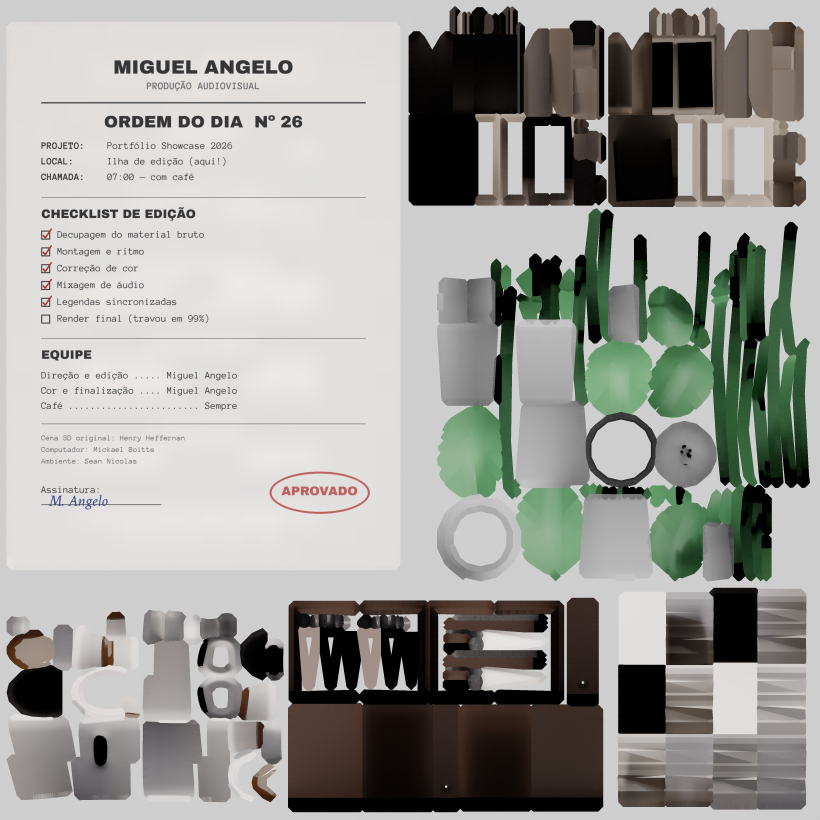
#> input picture cena3d/models/Decor/baked_decor_v2.jpg, 4096 x 4096 px (shown at 1/5 size)
$ python folha.py ../cena3d/models/Decor/baked_decor_v2.jpg ../cena3d/models/Decor/baked_decor_v2.jpg
#> lines starting #> are read from the running program, lines starting #| are printed output that depends on the picture
"""Redesenha a folha de papel em cima da mesa (textura baked_decor) como uma
"Ordem do Dia" de produção, mantendo a sombra/iluminação pintada do papel."""
import sys
from PIL import Image, ImageDraw, ImageFilter, ImageFont

ENTRADA, SAIDA = sys.argv[1], sys.argv[2]
G = '/usr/share/fonts/truetype/google-fonts/ofl/'
MONO = G + 'anonymouspro/AnonymousPro-Regular.ttf'
MONO_B = G + 'anonymouspro/AnonymousPro-Bold.ttf'
TIT = G + 'archivoblack/ArchivoBlack-Regular.ttf'

im = Image.open(ENTRADA).convert('RGB')
#> im is the input picture: PIL image 4096x4096 RGB; mean R, G, B 157.2, 157.6, 153.1
X0, Y0, X1, Y1 = 56, 133, 1978, 2827   # retângulo da folha na textura (UV do mesh "paper")
reg = im.crop((X0, Y0, X1, Y1))
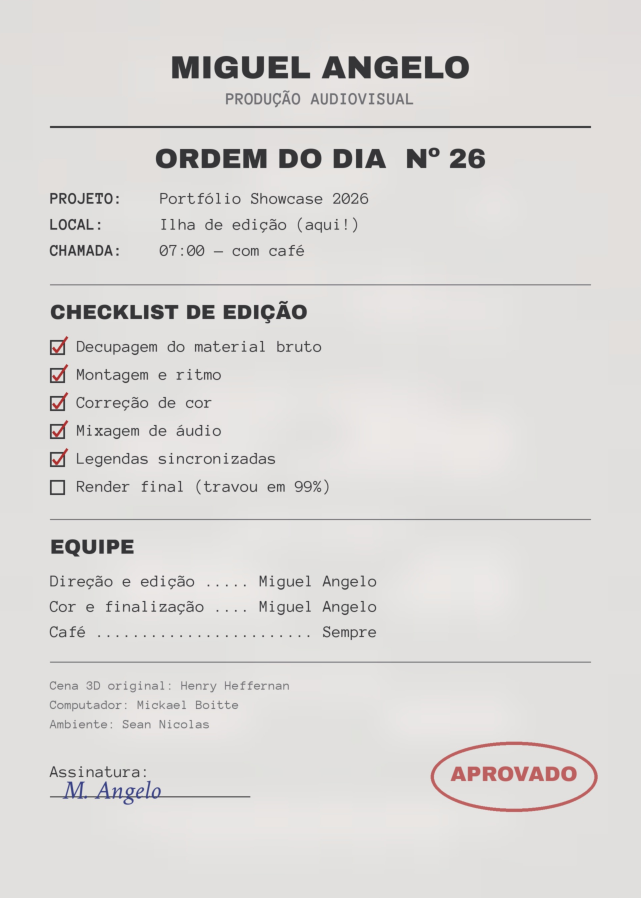
#> reg: PIL image 1922x2694 RGB (shown at 1/3 size); mean R, G, B 220, 217.9, 216.1
#> (the run stopped early here; a loop or call above may not have finished)
